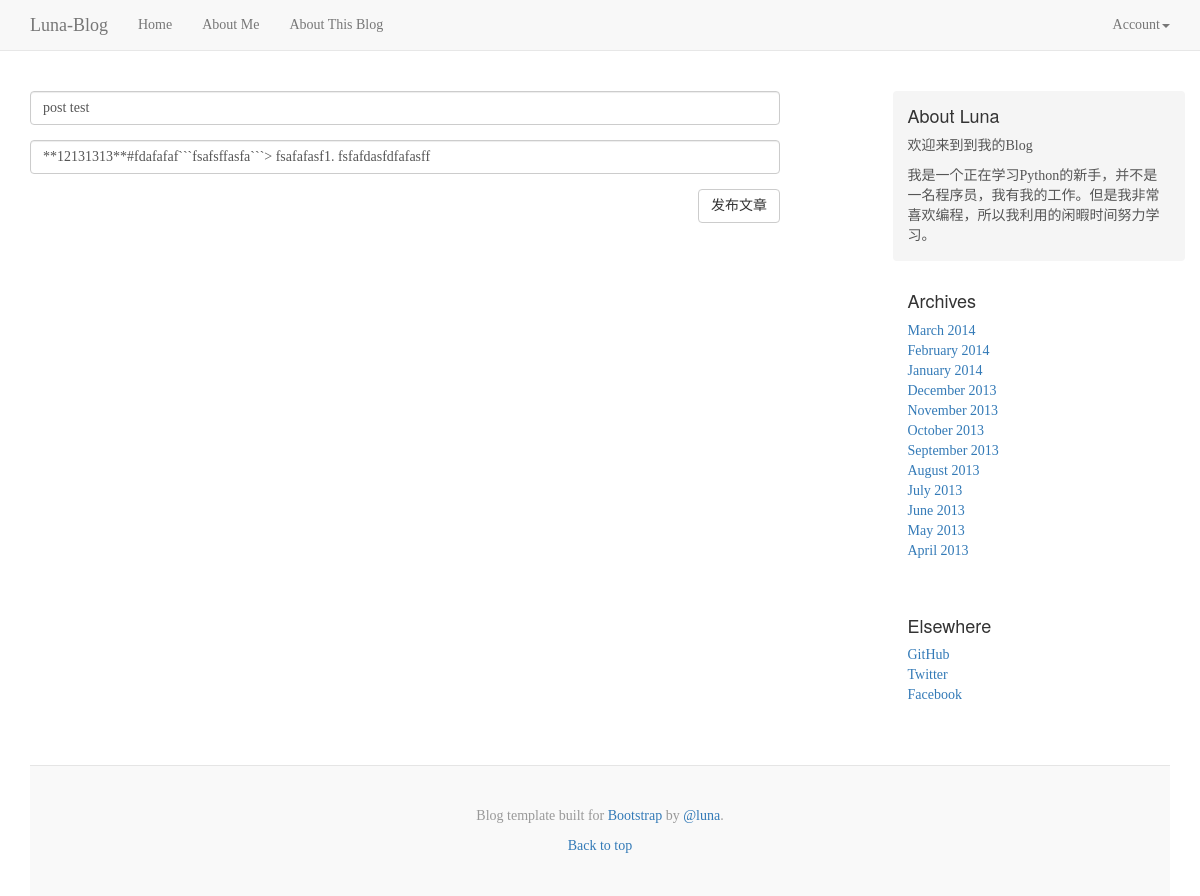
The app's page /admin/edit-post/1 (signed in) with its own data.
### app/models.py (models this page shows, shortened)
class Post(db.Model):
	__tablename__ = 'posts'
	id = db.Column(db.Integer,primary_key=True)
	title=db.Column(db.String(128),index=True)
	body = db.Column(db.Text)
	body_html = db.Column(db.Text)
	timestamp = db.Column(db.DateTime,index = True,default=datetime.utcnow)
	author_id = db.Column(db.Integer,db.ForeignKey('administors.id'))

### app/admin/views.py (the view)
@admin.route('/edit-post/<int:id>',methods=["GET","POST"])
@login_required
def edit_post(id):
	post = Post.query.get_or_404(id)
	form = PostForm()
	if form.validate_on_submit():
		post.title = form.title.data
		post.body = form.body.data
		db.session.add(post)
		return redirect(url_for('main.index'))
	form.title.data = post.title
	form.body.data = post.body
	return render_template('admin/post.html',form=form)

### app/admin/forms.py
class PostForm(Form):
	title = StringField('',validators=[Required()])
	body = PageDownField('',validators=[Required()])
	submit = SubmitField('发布文章')

### app/models.py (called while the page is built)
@login_manager.user_loader
def load_user(user_id):
	return Administor.query.get(int(user_id))

### app/templates/admin/post.html (shortened to what this page needs)
{% extends "base.html" %}
{% block page_content %}
<div class="col-sm-8">
<form method="POST">
	<div class="form-group">
	{{form.title(class='form-control',placeholder='标题')}}
	</div>
    <div class="form-group">
        {{form.body(class='form-control',rows='20')}}
    </div>
    <div class="text-right">
    {{ form.submit(class='btn btn-default')}}
    </div>
</form>
</div>
{% endblock %}

### app/static/blog.css (style rules this page uses)
body { font-family: Georgia, "Times New Roman", Times, serif; color: #555; }

### records on screen
Post: title "post test", body "**12131313**#fdafafaf```fsafsffasfa```> fsafafasf1. fsfafdasfdfafasff"
